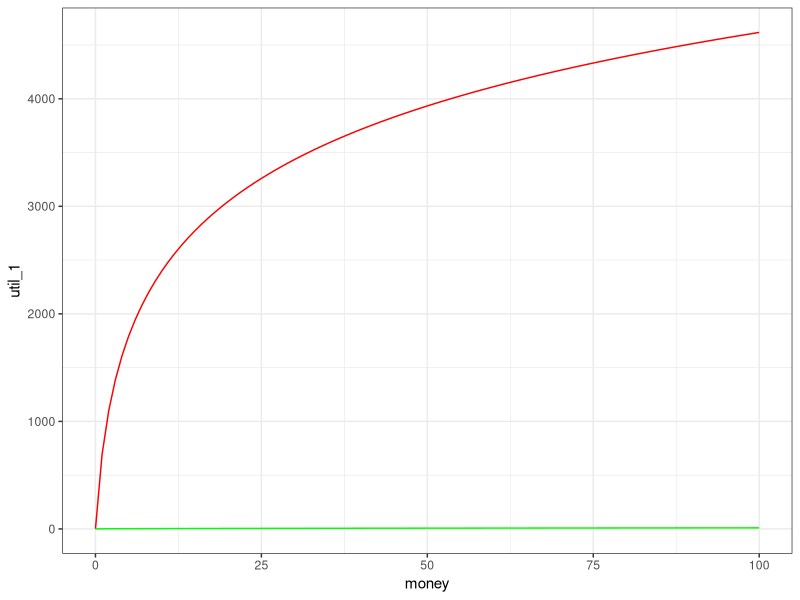
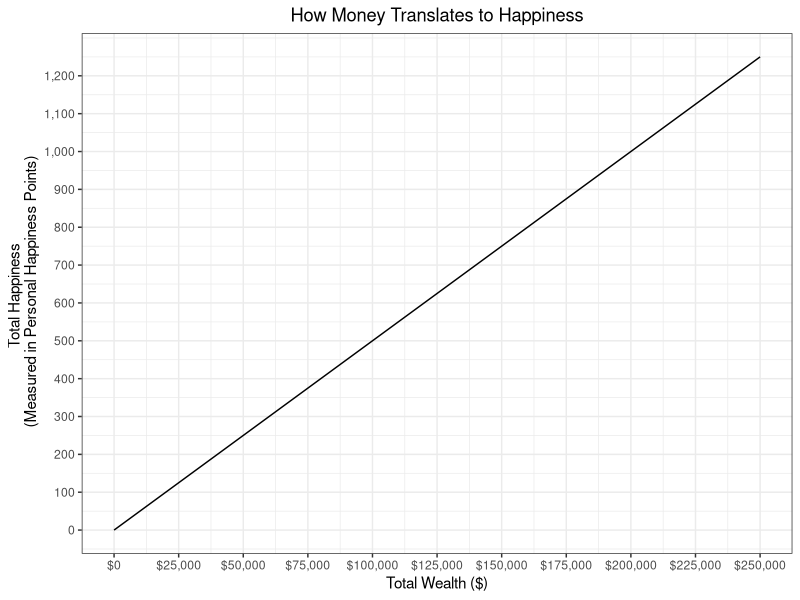

Generate these figures, in order, with R:
## ---- chunk 1
knitr::opts_chunk$set(echo = TRUE)
plot_save <- FALSE
## ---- chunk 2
library(tidyverse)

## ---- chunk 3
# make vector of possible incomes
money <- seq(0, 100, 1)

# turn into data frame
df_util <- data.frame(money)

# show df
df_util

## ---- chunk 4
df_util %>% 
  mutate(util_1 = log(money+1, base = 1.001),
         #util_2 = (1-exp(2*money))/(1-exp(2)),
         util_3 = money^(1/2)) %>%  
  ggplot(aes(x = money)) +
  geom_line(aes(y = util_1),
            color = "red") +
  #geom_line(aes(y = util_2),
  #          color = "blue") +
  geom_line(aes(y = util_3),
            color = "green") +
  theme_bw()

## ---- chunk 5
income <- seq(0, 250e3, 1e3)
happiness <- income/200

df_linear <- data.frame(income = income,
                        happiness = happiness)

df_linear
## ---- chunk 6
df_linear %>% 
  ggplot(aes(x = income,
             y = happiness)) +
  geom_line() +
  labs(title = "How Money Translates to Happiness",
       x = "Total Wealth ($)",
       y = "Total Happiness \n (Measured in Personal Happiness Points)") +
  scale_y_continuous(breaks = seq(0, max(happiness), 100),
                     labels = scales::comma) +
  scale_x_continuous(breaks = seq(0, 250e3, 25e3),
                     labels = scales::dollar_format()) +
  theme_bw() +
  theme(plot.title = element_text(hjust = 0.5))
